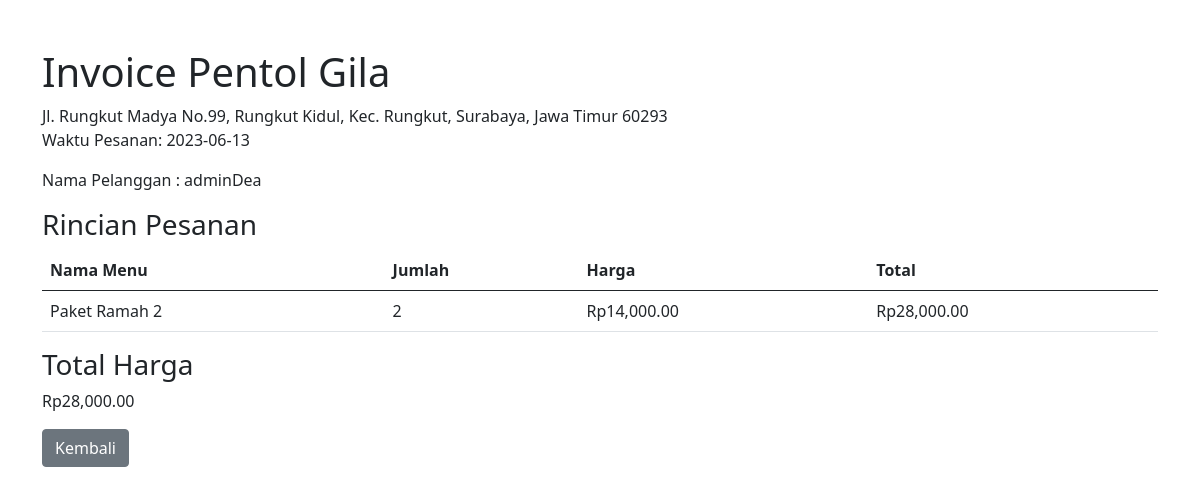
The page /tampil_pesanan.php (signed in) on the database its author committed.
### tables this page shows
CREATE TABLE `detail_pesanan` (
  `id_detail` int(11) NOT NULL,
  `pesanan_id` int(11) NOT NULL,
  `menu_id` int(11) NOT NULL,
  `jumlah` int(11) NOT NULL
);

CREATE TABLE `menu1` (
  `id` int(6) NOT NULL,
  `nama` varchar(50) NOT NULL,
  `harga` int(20) NOT NULL,
  `gambar` varchar(200) NOT NULL
);

### tampil_pesanan.php (the view, shortened to what this page needs)
<?php
$koneksi = mysqli_connect("localhost", "root", "", "pentolgila");
?>
<?php
$query = "SELECT * FROM pesanan ORDER BY id_pesanan DESC LIMIT 1";
$result = mysqli_query($koneksi, $query);
if ($result) {
    $pesanan = mysqli_fetch_assoc($result);
    $query = "SELECT * FROM detail_pesanan WHERE pesanan_id = " . $pesanan['id_pesanan'];
    $result = mysqli_query($koneksi, $query);
}
?>
<!DOCTYPE html>
<html lang="en">
<head>
    <link rel="stylesheet" href="https://cdn.jsdelivr.net/npm/bootstrap@5.1.0/dist/css/bootstrap.min.css">
</head>
<body>
    <div class="container mt-5">
        <div class="row">
            <div class="col-md-12">
                <h1>Invoice Pentol Gila</h1>
                <?php if ($result && mysqli_num_rows($result) > 0) { ?>
                    <label>Jl. Rungkut Madya No.99, Rungkut Kidul, Kec. Rungkut, Surabaya, Jawa Timur 60293</label>
                    <?php
                    $waktuIndonesia = date('Y-m-d', time());
                    ?>
                    <p>Waktu Pesanan: <?php echo $waktuIndonesia; ?></p>
                    <?php
                    if (isset($_SESSION['username'])) {
                        echo "<p>Nama Pelanggan  : " . $_SESSION['username'] . "</p>";
                    } else {
                        echo "<p>Pengguna tidak terautentikasi</p>";
                    }
                    ?>
                    <h3>Rincian Pesanan</h3>
                    <table class="table">
                        <thead>
                            <tr>
                                <th>Nama Menu</th>
                                <th>Jumlah</th>
                                <th>Harga</th>
                                <th>Total</th>
                            </tr>
                        </thead>
                        <tbody>
                            <?php
                            $totalHarga = 0;
                            while ($row = mysqli_fetch_assoc($result)) {
                                $queryMenu = "SELECT * FROM menu1 WHERE id = " . $row['menu_id'];
                                $resultMenu = mysqli_query($koneksi, $queryMenu);
                                $menu = mysqli_fetch_assoc($resultMenu);
                                $subTotal = $row['jumlah'] * $menu['harga'];
                                $totalHarga += $subTotal;
                            ?>
                                <tr>
                                    <td><?php echo $menu['nama']; ?></td>
                                    <td><?php echo $row['jumlah']; ?></td>
                                    <td>Rp<?php echo number_format($menu['harga'], 2); ?></td>
                                    <td>Rp<?php echo number_format($subTotal, 2); ?></td>
                                </tr>
                            <?php } ?>
                        </tbody>
                    </table>
                    <h3>Total Harga</h3>
                    <p>Rp<?php echo number_format($totalHarga, 2); ?></p>
                    <a href="pembeli1.php" class="btn btn-secondary">Kembali</a>
                <?php } else { ?>
                    <p>Tidak ada pesanan yang ditemukan.</p>
                <?php } ?>
            </div>
        </div>
    </div>
</body>
</html>

### rows shown on the page
detail_pesanan: menu1.nama "Paket Ramah 2", jumlah "2", menu1.harga "14,000.00", jumlah.harga "28,000.00"

### other values the page prints
$_SESSION['username'] "adminDea"
$totalHarga "28,000.00"
